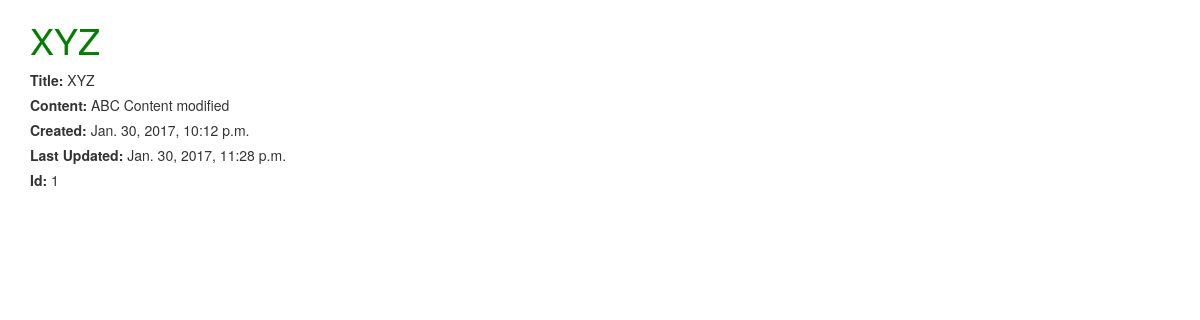
The app's page /posts/1/ with its own data.
### posts/models.py (models this page shows, shortened)
class Post(models.Model):
    title = models.CharField(max_length=200)
    content = models.TextField()
    created = models.DateTimeField(auto_now=False, auto_now_add=True)
    last_updated = models.DateTimeField(auto_now=True, auto_now_add=False)
    def get_content_upper(self):
        return self.content.upper()
    get_content_upper.short_description = 'Detail'

### posts/views.py (the view)
# urls.py: url('^(?P<pk>\d+)/$', views.post_detail, name='detail')
def post_detail(request, pk):
    instance = get_object_or_404(Post, id=pk)
    context = {
        'title': instance.title,
        'instance': instance
    }
    return render(request, 'post_detail.html', context)

### posts/templates/post_detail.html (shortened to what this page needs)
{%  extends 'base.html' %}
{%  block content %}
    <h1>{{ title }}</h1>
    <div>
        <label>Title: </label> {{ instance.title }}<br/>
        <label>Content: </label> {{ instance.content }}<br/>
        <label>Created: </label> {{ instance.created }}<br/>
        <label>Last Updated: </label> {{ instance.last_updated }}<br/>
        <label>Id: </label> {{ instance.id }}<br/>
    </div>
    <br/>
{% endblock content %}

### records on screen
Post: title "XYZ", content "ABC Content modified", created "Jan. 30, 2017, 10:12 p.m.", last_updated "Jan. 30, 2017, 11:28 p.m.", id "1"
